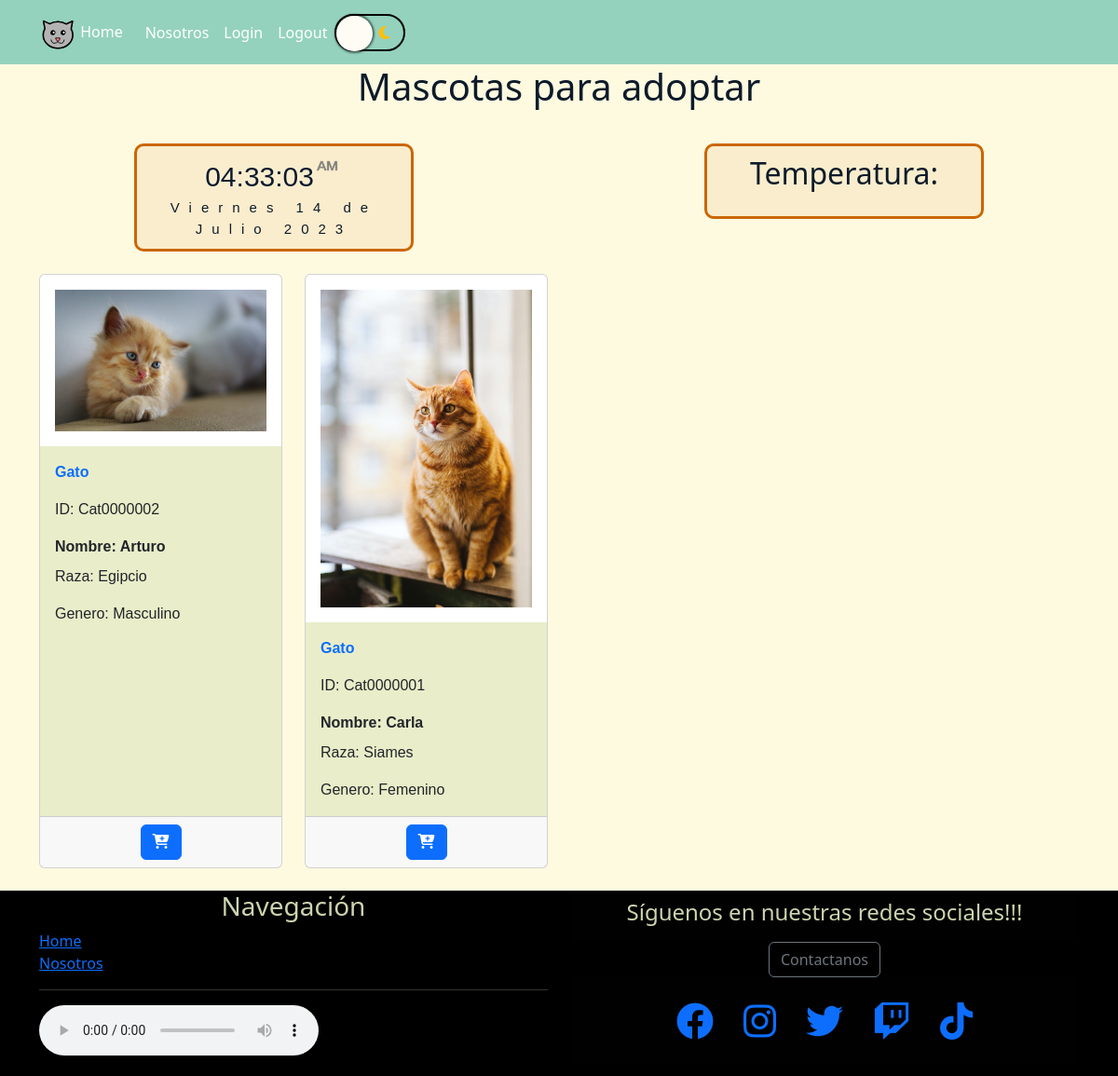
The page /mascotas/mascotType/1 on the database its author committed.
### crud/models.py (models this page shows, shortened)
class Mascot(models.Model):
    idMascot = models.CharField(primary_key=True,verbose_name='ID',max_length=20)
    name = models.CharField(verbose_name='Nombre',max_length=80)
    mascotType = models.ForeignKey(MascotType,verbose_name='Tipo de Mascota',on_delete=models.CASCADE)
    breed = models.CharField(verbose_name='Raza de mascota', max_length=40)
    gender = models.ForeignKey(Gender,verbose_name='Genero de Mascota',on_delete=models.CASCADE,blank=True,null=True)
    image = models.ImageField(verbose_name='Imagen',upload_to='mascotas',null=True,blank=True)
    created_at = models.DateTimeField(verbose_name='Fecha registro',auto_now_add=True)
    updated_at = models.DateTimeField(verbose_name='Fecha actualización',auto_now=True)
    class Meta:
        verbose_name = 'mascota'
        verbose_name_plural = 'mascotas'
        ordering = ['name','mascotType']

class MascotType(models.Model):
    mascotType = models.CharField(verbose_name='Tipo de mascota', max_length=20)
    created_at = models.DateTimeField(verbose_name='Fecha registro',auto_now_add=True)
    updated_at = models.DateTimeField(verbose_name='Fecha actualización',auto_now=True)
    class Meta:
        verbose_name = 'tipo de mascota'
        verbose_name_plural = 'tipo de mascotas'
        ordering = ['id']
    def __str__(self) -> str:
        return self.mascotType

class Gender(models.Model):
    gender = models.CharField(verbose_name='Genero de mascota',max_length=10)
    created_at = models.DateTimeField(verbose_name='Fecha registro',auto_now_add=True)
    updated_at = models.DateTimeField(verbose_name='Fecha actualización',auto_now=True)
    class Meta:
        verbose_name = 'genero'
        verbose_name_plural = 'generos'
        ordering = ['id']
    def __str__(self) -> str:
        return self.gender

### core/views.py (the view)
# urls.py: path('mascotas/mascotType/<mascotType>', mascotas_by_mascotType, name="mascotas-mascotType"),
def mascotas_by_mascotType(request,mascotType):
    context = {'mascotas':Mascot.objects.filter(mascotType=mascotType),'mascotType': MascotType.objects.all()}
    return render(request,'core/mascotas.html',context)

### core/templates/core/mascotas.html (shortened to what this page needs)
{% extends 'core/base.html' %}
{% load static %}
{% block header %}
<h1 class="text-center">Mascotas para adoptar</h1>
    <div class="row">
      <div class="col md-2">
          <div id="relojFecha">
            <div class="relojFecha-tipo">
                <div id="reloj"></div>
                <div id="fecha"></div>
            </div>
          </div>
      </div>
      <div class="col md-2">
          <div class="climaTemp">
            <h2>Temperatura:</h2>
          </div>
      </div>
    </div>
{% endblock %}
{% block first_content %}
<section class="container my-4">
    <div class="row row-cols-1 row-cols-md-4 g-4">
        {% for v in mascotas %}
        <div class="col">
            <div class="card h-100">
                {% if v.image %}
                <img src="{{v.image.url}}" class="card-img-top p-3" alt="{{v.name}}">
                {% else %}
                <img src="{% static 'crud/img/image_not_found.jpg' %}" class="card-img-top" alt="Image Not Found">
                {% endif %}
                <div class="card-body">
                    <p class="card-text fw-bold">
                        <a class="text-decoration-none" href="/mascotas/mascotType/{{v.mascotType.id}}">{{v.mascotType}}</a>
                    </p>
                    <p class="card-text">ID: {{v.idMascot}}</p>
                    <p class="card-title fw-bold">Nombre: {{v.name}}</p>
                    <p class="card-text">Raza: {{v.breed}}</p>
                    <p class="card-text">Genero: {{v.gender }}</p>
                </div>
                <div class="card-footer text-center">
                    <a class="btn btn-primary" href="#">
                        <i class="fa-solid fa-cart-plus"></i>
                    </a>
                </div>
            </div>
        </div>
        {% endfor %}
    </div>
</section>
{% endblock %}

### core/static/core/css/styles.css (style rules this page uses)
:root { --warning-color: #ffbe0b; --danger-color: #ba181b; --success-color: #38b000; --midnight-green: #005F73; --dark-cyan: #0A9396; --tyffany-blue: #94D2BD; --gamboge: #EE9B00; --alloy-orange: #CA6702; --rust: #BB3E03; --rufous: #AE2012; --auburn: #9B2226; --light-color: #CCD5AE; --little-light: #E9EDC9; --light: #FEFAE0; --vanilla: #FAEDCD; --light-brown: #D4A373; --rich-black: #0D1B2A; --dark-blue: #1B263B; --gray-blue: #415A77; --gray-color: #778DA9; --light-gray: #E0E1DD; }
body { color: var(--rich-black); background-color: var(--light); }
.card-body { background-color: var(--little-light); }
.relojFecha-tipo { background-color: var(--vanilla); padding:10px; max-width:300px; width:100%; text-align:center; border-radius:10px; margin:0 auto; margin-top:5%; border: solid; border-color: var(--alloy-orange); }
#reloj { background-color:var(--vanilla); font-family: Verdana, Geneva, Tahoma, sans-serif; font-size:30px; text-shadow:0px 0px 1px #fff; color: var(--rich-black); }
#fecha { letter-spacing:10px; font-size:15px; font-family:Arial, Helvetica, sans-serif; color: var(--rich-black); }
.climaTemp { background-color: var(--vanilla); padding:10px; max-width:300px; width:100%; text-align:center; border-radius:10px; margin:0 auto; margin-top:5%; border: solid; border-color: var(--alloy-orange); }

### rows shown on the page
Mascot: image (picture), mascotType "Gato", idMascot "Cat0000002", name "Arturo", breed "Egipcio", gender "Masculino"
Mascot: image (picture), mascotType "Gato", idMascot "Cat0000001", name "Carla", breed "Siames", gender "Femenino"
